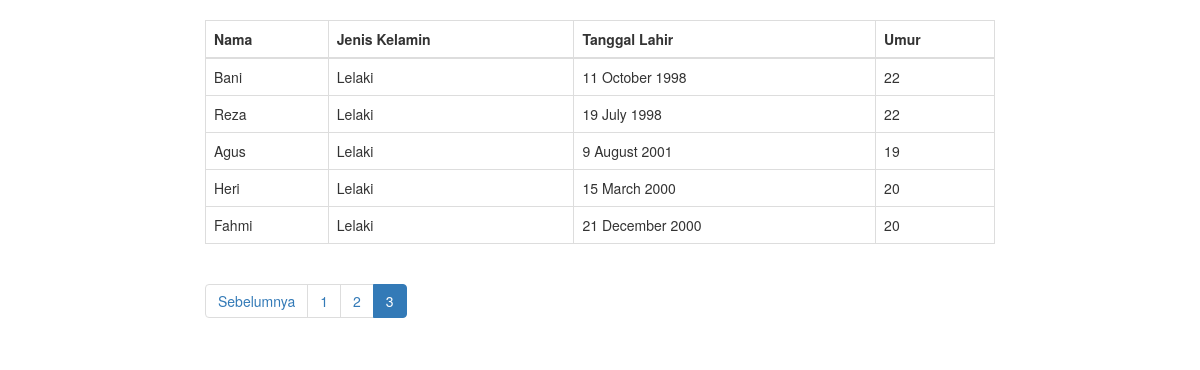
The app's page /index.php/10 with its own data.
### tables this page shows
CREATE TABLE `pengguna` (
  `id` int(11) NOT NULL,
  `nama` varchar(50) NOT NULL,
  `umur` int(3) NOT NULL,
  `tanggal_lahir` datetime DEFAULT NULL,
  `jenis_kelamin` varchar(10) DEFAULT NULL
);

### index.php (called while the page is built, shortened)
<?php
require_once BASEPATH.'core/CodeIgniter.php';

### application/models/Pagination_model.php (called while the page is built)
<?php defined('BASEPATH') OR exit ('No direct script access allowed');
class Pagination_model extends CI_Model {
     public function getAll()
     {
          $this->db->select('*');
          $this->db->from('pengguna');
          $this->db->order_by('id', 'ASC');
          return $this->db->get();
     }
     public function getDataPagination($limit, $offset)
{
     $this->db->select('*');
     $this->db->from('pengguna');
     $this->db->order_by('id', 'ASC');
     $this->db->limit($limit, $offset);
     return $this->db->get();
}
}

### application/views/pagination.php (the view, shortened to what this page needs)
<!DOCTYPE html>
<html>
<head>
     <link rel="stylesheet" href="https://stackpath.bootstrapcdn.com/bootstrap/3.4.1/css/bootstrap.min.css">
</head>
<body>
     <div class="row">
          <div class="col-md-offset-2 col-md-8">
               <table class="table table-bordered" border="1" cellspacing="0" cellpadding="5">
                    <thead>
                         <tr>
                              <th>Nama</th>
                              <th>Jenis Kelamin</th>
                              <th>Tanggal Lahir</th>
                              <th>Umur</th>
                         </tr>
                    </thead>
                    <tbody>
                         <?php foreach($semua_pengguna as $pengguna): ?>
                              <tr>
                                   <td><?php echo $pengguna->nama; ?></td>
                                   <td><?php echo $pengguna->jenis_kelamin; ?></td>
                                   <td><?php echo date('j F Y', strtotime($pengguna->tanggal_lahir)); ?></td>
                                   <td><?php echo $pengguna->umur; ?></td>
                              </tr>
                         <?php endforeach; ?>
                    </tbody>
               </table>
               <nav aria-label="Page navigation">
                    <?php echo $this->pagination->create_links(); ?>
               </nav>
          </div>
     </div>
</body>
</html>

### application/views/pagination.php (style rules this page uses)
body { margin-top: 20px; }

### records on screen
pengguna: nama "Bani", jenis_kelamin "Lelaki", tanggal_lahir "11 October 1998", umur "22"
pengguna: nama "Reza", jenis_kelamin "Lelaki", tanggal_lahir "19 July 1998", umur "22"
pengguna: nama "Agus", jenis_kelamin "Lelaki", tanggal_lahir "9 August 2001", umur "19"
pengguna: nama "Heri", jenis_kelamin "Lelaki", tanggal_lahir "15 March 2000", umur "20"
pengguna: nama "Fahmi", jenis_kelamin "Lelaki", tanggal_lahir "21 December 2000", umur "20"

### other values on screen
$this->pagination->create_links() "Sebelumnya 1 2 3"
